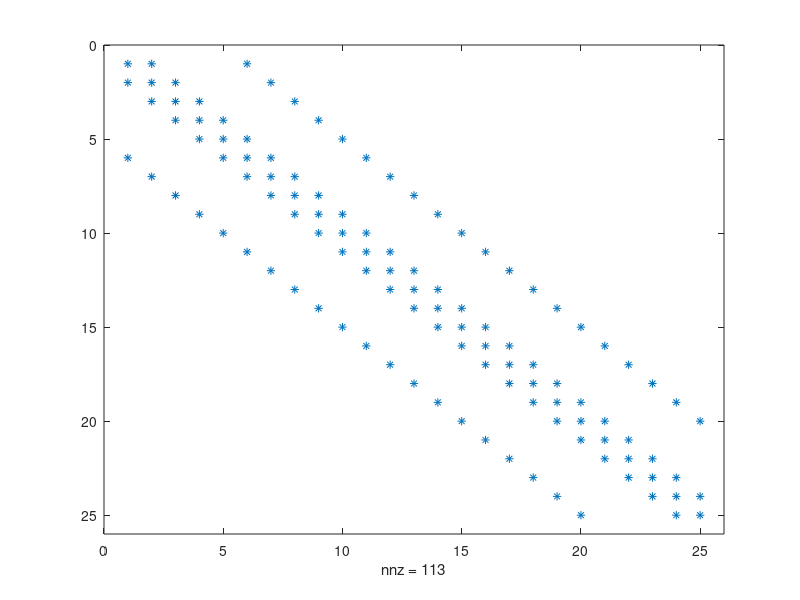
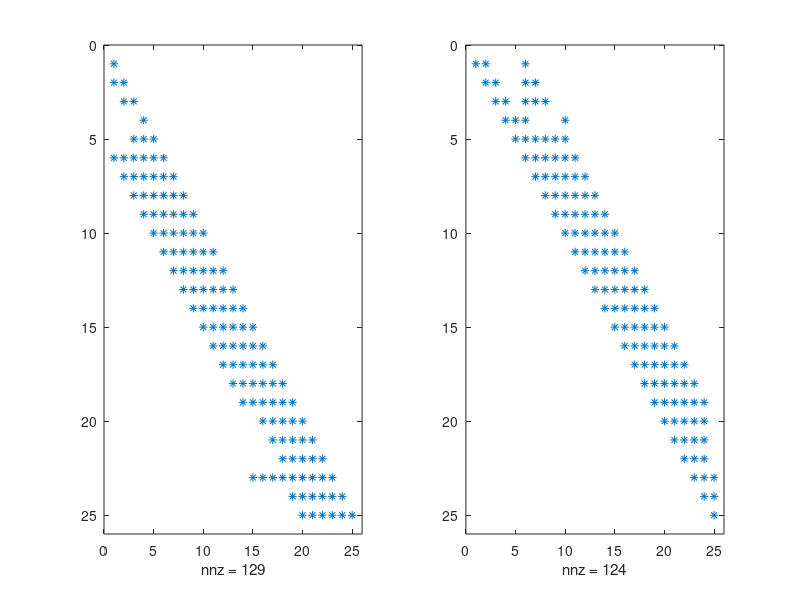

The MATLAB script that drew these images, in order:
% Grid size
Nx=5;  %number of points along x direction
Ny=5;  %number of points in the y direction
Nc=Nx*Ny; % Total number of points

e = ones(Nc,1);
A = spdiags([e,e,-4*e,e,e],[-Nx,-1,0,1,Nx],Nc,Nc);

figure;
spy(A);

[L,U,P] = lu(A);
figure;
subplot(1,2,1)
spy(L);
subplot(1,2,2)
spy(U)